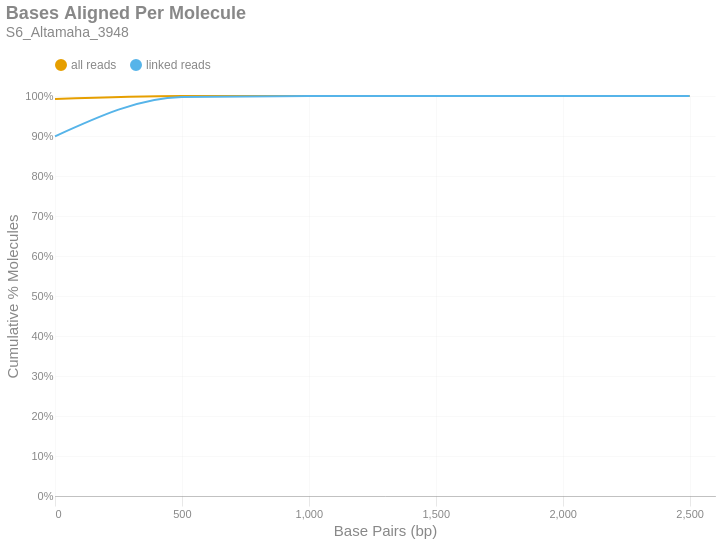

Here is the notebook cell this chart was saved with:
### Markdown cell above
### Bases Aligned Per Molecule
This is a cumulative frequency distribution showing the number of base pairs aligned per unique molecule. These data are shown in 500 bp bins. There are two distributions: one with `all reads` (yellow) and another with only `linked reads` (blue). The percent of molecules in the `linked reads` distribution is relative to the total number of linked molecules.

### Code cell
if SKIPLR:
    print_html(f"Skipped")
else:
    binned_df = consolidated_hist(valids['aligned_bp'], mask, 500, True)
    with SafeRender(binned_df):
        (
            density_plot(binned_df, 'Bases Aligned Per Molecule', samplename, 'basesper')
            .encode(
                x=alt.X('bin:Q', title="Base Pairs (bp)").axis(tickMinStep=500).scale(padding=0),
                y=alt.Y('value:Q', title='Cumulative % Molecules')
                    .axis(format='%')
                    .scale(domain = [0,1])
                    .stack(False),
                color=alt.Color("key:N").scale(domain = ["all reads", "linked reads"]),
                tooltip = [
                    alt.Tooltip("key:N", title = "Data Type"),
                    alt.Tooltip("range_label:N", title="Bases Aligned Per Molecule"),
                    alt.Tooltip("value:Q", format = ".2%", title="% Molecules (Cum.)")
                ]
            )
        ).display()

### Figure 1 — Vega-Lite specification as saved in the notebook (floating-point values rounded to 4 significant figures)
{"width": "container", "height": 400, "config": {"title": {"anchor": "start", "dy": -15, "fontSize": 18, "color": "#888888", "subtitleColor": "#888888", "subtitleFontSize": 14}, "arc": {"fill": "#0072B2"}, "axis": {"domainColor": "#888888", "domainWidth": 0.5, "gridWidth": 0.2, "grid": false, "titleFontWeight": 400, "titleFontSize": 15, "labelFontSize": 11, "labelColor": "#888888", "tickColor": "#888888", "tickWidth": 0.2, "titleColor": "#888888"}, "axisBand": {"grid": false}, "axisX": {"grid": true, "tickSize": 10, "domainCap": "round"}, "axisY": {"domain": false, "grid": true, "tickSize": 0, "domainCap": "round"}, "background": "transparent", "header": {"labelFontSize": 15, "labelColor": "#888888", "titleFontSize": 15, "titleFontWeight": 600, "titleColor": "#888888"}, "legend": {"labelFont": "sans-serif", "labelFontSize": 12, "labelColor": "#888888", "symbolSize": 100, "symbolType": "circle", "titleFontSize": 12, "titlePadding": 10, "titleColor": "#888888", "title": null, "orient": "top"}, "range": {"category": ["#E69F00", "#56B4E9", "#009E73", "#F0E442", "#0072B2", "#D55E00", "#CC79A7", "#000000"], "diverging": ["#cfe8f3", "#a2d4ec", "#73bfe2", "#46abdb", "#1696d2", "#12719e"]}, "area": {"fill": "#0072B2", "fillOpacity": 0.7, "line": true, "strokeOpacity": 0.7}, "line": {"color": "#0072B2", "stroke": "#0072B2", "strokeWidth": 2}, "trail": {"color": "#0072B2", "stroke": "#0072B2", "strokeWidth": 0, "size": 1}, "point": {"filled": true, "fillOpacity": 1.0, "size": 95}, "text": {"color": "#888888", "fontSize": 11, "align": "right", "fontWeight": 400, "size": 11}, "bar": {"fill": "#0072B2", "stroke": null}, "view": {"stroke": null, "continuousWidth": 660, "continuousHeight": 400}}, "data": {"name": "data-8e0f3c99385e4fb9376ce07e99ed4038"}, "mark": {"type": "line", "interpolate": "monotone", "point": {"opacity": 0, "size": 275}}, "encoding": {"color": {"field": "key", "scale": {"domain": ["all reads", "linked reads"]}, "type": "nominal"}, "tooltip": [{"field": "key", "title": "Data Type", "type": "nominal"}, {"field": "range_label", "title": "Bases Aligned Per Molecule", "type": "nominal"}, {"field": "value", "format": ".2%", "title": "% Molecules (Cum.)", "type": "quantitative"}], "x": {"axis": {"tickMinStep": 500}, "field": "bin", "scale": {"padding": 0}, "title": "Base Pairs (bp)", "type": "quantitative"}, "y": {"axis": {"format": "%"}, "field": "value", "scale": {"domain": [0, 1]}, "stack": false, "title": "Cumulative % Molecules", "type": "quantitative"}}, "params": [{"name": "param_c36ac31b6afebe62", "select": {"type": "point", "fields": ["key"]}, "bind": "legend"}], "title": {"text": "Bases Aligned Per Molecule", "subtitle": "S6_Altamaha_3948"}, "transform": [{"fold": ["all reads (cumsum)", "linked reads (cumsum)"]}, {"calculate": "replace(datum.key, ' (cumsum)', '')", "as": "key"}, {"filter": {"param": "param_c36ac31b6afebe62"}}], "usermeta": {"embedOptions": {"downloadFileName": "S6_Altamaha_3948.basesper"}}, "$schema": "https://vega.github.io/schema/vega-lite/v6.1.0.json", "datasets": {"data-8e0f3c99385e4fb9376ce07e99ed4038": [{"bin": "0.0", "interval": "0.0-500.0", "all reads": 0.9923, "linked reads": 0.8992, "all reads (cumsum)": 0.9923, "linked reads (cumsum)": 0.8992, "range_label": "0-499"}, {"bin": "500.0", "interval": "500.0-1000.0", "all reads": 0.007493, "linked reads": 0.09826, "all reads (cumsum)": 0.9998, "linked reads (cumsum)": 0.9975, "range_label": "500-999"}, {"bin": "1000.0", "interval": "1000.0-1500.0", "all reads": 0.0002081, "linked reads": 0.002361, "all reads (cumsum)": 1.0, "linked reads (cumsum)": 0.9999, "range_label": "1000-1499"}, {"bin": "1500.0", "interval": "1500.0-2000.0", "all reads": 1.097e-05, "linked reads": 0.0001098, "all reads (cumsum)": 1.0, "linked reads (cumsum)": 1.0, "range_label": "1500-1999"}, {"bin": "2000.0", "interval": "2000.0-2500.0", "all reads": 2.327e-06, "linked reads": 2.288e-05, "all reads (cumsum)": 1.0, "linked reads (cumsum)": 1.0, "range_label": "2000-2499"}, {"bin": "2500.0", "interval": "2500.0-3000.0", "all reads": 6.648e-07, "linked reads": 4.577e-06, "all reads (cumsum)": 1.0, "linked reads (cumsum)": 1.0, "range_label": "2500-2999"}]}}
